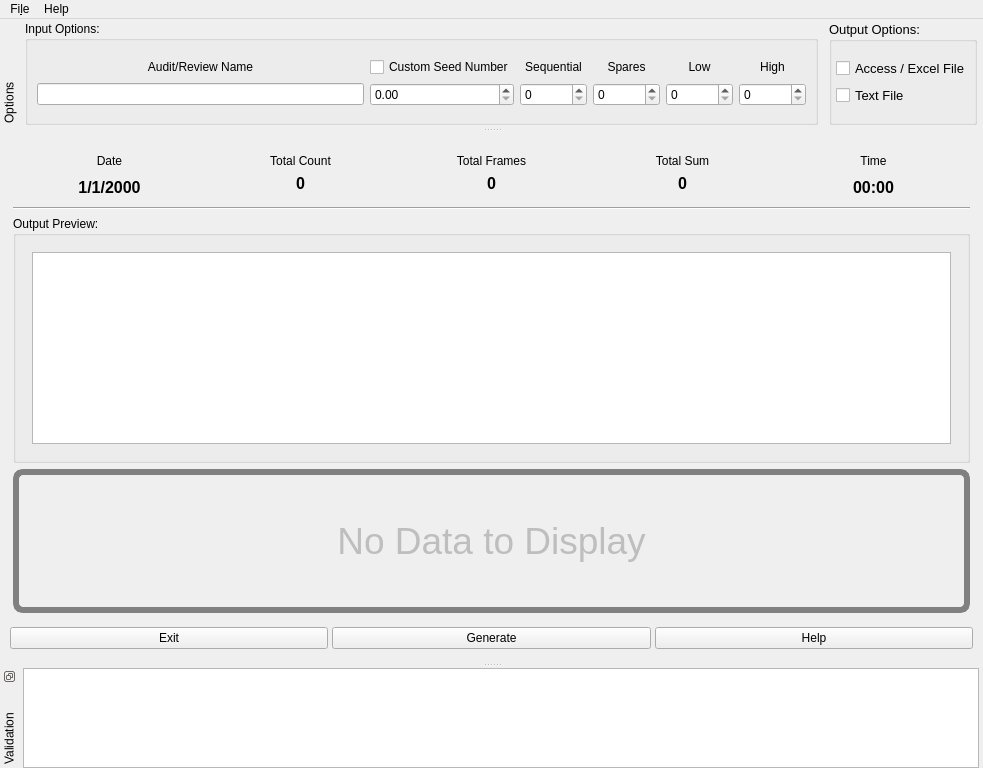
<?xml version="1.0" encoding="UTF-8"?>
<ui version="4.0">
 <class>UIRStatsSSRN</class>
 <widget class="QMainWindow" name="UIRStatsSSRN">
  <property name="geometry">
   <rect>
    <x>0</x>
    <y>0</y>
    <width>983</width>
    <height>768</height>
   </rect>
  </property>
  <property name="windowTitle">
   <string>Single Stage Random Numbers</string>
  </property>
  <widget class="QWidget" name="centralwidget">
   <layout class="QVBoxLayout" name="verticalLayout">
    <item>
     <widget class="QFrame" name="verticalFrame_2">
      <property name="sizePolicy">
       <sizepolicy hsizetype="Preferred" vsizetype="Expanding">
        <horstretch>0</horstretch>
        <verstretch>0</verstretch>
       </sizepolicy>
      </property>
      <layout class="QVBoxLayout" name="verticalLayout_5">
       <property name="leftMargin">
        <number>4</number>
       </property>
       <property name="topMargin">
        <number>4</number>
       </property>
       <property name="rightMargin">
        <number>4</number>
       </property>
       <property name="bottomMargin">
        <number>4</number>
       </property>
       <item>
        <widget class="QFrame" name="m_frmTotals">
         <property name="sizePolicy">
          <sizepolicy hsizetype="Preferred" vsizetype="Fixed">
           <horstretch>0</horstretch>
           <verstretch>0</verstretch>
          </sizepolicy>
         </property>
         <layout class="QHBoxLayout" name="horizontalLayout_5">
          <property name="leftMargin">
           <number>4</number>
          </property>
          <property name="topMargin">
           <number>4</number>
          </property>
          <property name="rightMargin">
           <number>4</number>
          </property>
          <property name="bottomMargin">
           <number>4</number>
          </property>
          <item>
           <layout class="QVBoxLayout" name="verticalLayout_7">
            <item>
             <widget class="QLabel" name="label_7">
              <property name="text">
               <string>Date</string>
              </property>
              <property name="alignment">
               <set>Qt::AlignCenter</set>
              </property>
             </widget>
            </item>
            <item>
             <widget class="QLabel" name="m_lblDate">
              <property name="font">
               <font>
                <pointsize>12</pointsize>
                <weight>75</weight>
                <bold>true</bold>
               </font>
              </property>
              <property name="text">
               <string>1/1/2000</string>
              </property>
              <property name="alignment">
               <set>Qt::AlignCenter</set>
              </property>
             </widget>
            </item>
           </layout>
          </item>
          <item>
           <layout class="QVBoxLayout" name="verticalLayout_8">
            <property name="leftMargin">
             <number>4</number>
            </property>
            <property name="topMargin">
             <number>4</number>
            </property>
            <property name="rightMargin">
             <number>4</number>
            </property>
            <property name="bottomMargin">
             <number>4</number>
            </property>
            <item>
             <widget class="QLabel" name="m_lblTotalRandomNumbersLabel">
              <property name="text">
               <string>Total Count</string>
              </property>
              <property name="alignment">
               <set>Qt::AlignCenter</set>
              </property>
             </widget>
            </item>
            <item>
             <widget class="QLabel" name="m_lblTotalRandomNumbersValue">
              <property name="font">
               <font>
                <pointsize>12</pointsize>
                <weight>75</weight>
                <bold>true</bold>
               </font>
              </property>
              <property name="text">
               <string>0</string>
              </property>
              <property name="alignment">
               <set>Qt::AlignCenter</set>
              </property>
             </widget>
            </item>
           </layout>
          </item>
          <item>
           <layout class="QVBoxLayout" name="verticalLayout_9">
            <property name="leftMargin">
             <number>4</number>
            </property>
            <property name="topMargin">
             <number>4</number>
            </property>
            <property name="rightMargin">
             <number>4</number>
            </property>
            <property name="bottomMargin">
             <number>4</number>
            </property>
            <item>
             <widget class="QLabel" name="m_lblTotalFrameSizeLabel">
              <property name="text">
               <string>Total Frames</string>
              </property>
              <property name="alignment">
               <set>Qt::AlignCenter</set>
              </property>
             </widget>
            </item>
            <item>
             <widget class="QLabel" name="m_lblTotalFrameSizeValue">
              <property name="font">
               <font>
                <pointsize>12</pointsize>
                <weight>75</weight>
                <bold>true</bold>
               </font>
              </property>
              <property name="text">
               <string>0</string>
              </property>
              <property name="alignment">
               <set>Qt::AlignCenter</set>
              </property>
             </widget>
            </item>
           </layout>
          </item>
          <item>
           <layout class="QVBoxLayout" name="verticalLayout_10">
            <property name="leftMargin">
             <number>4</number>
            </property>
            <property name="topMargin">
             <number>4</number>
            </property>
            <property name="rightMargin">
             <number>4</number>
            </property>
            <property name="bottomMargin">
             <number>4</number>
            </property>
            <item>
             <widget class="QLabel" name="m_lblOutputSummationLabel">
              <property name="text">
               <string>Total Sum</string>
              </property>
              <property name="alignment">
               <set>Qt::AlignCenter</set>
              </property>
             </widget>
            </item>
            <item>
             <widget class="QLabel" name="m_lblOutputSummationValue">
              <property name="font">
               <font>
                <pointsize>12</pointsize>
                <weight>75</weight>
                <bold>true</bold>
               </font>
              </property>
              <property name="text">
               <string>0</string>
              </property>
              <property name="alignment">
               <set>Qt::AlignCenter</set>
              </property>
             </widget>
            </item>
           </layout>
          </item>
          <item>
           <layout class="QVBoxLayout" name="verticalLayout_12">
            <item>
             <widget class="QLabel" name="label_9">
              <property name="text">
               <string>Time</string>
              </property>
              <property name="alignment">
               <set>Qt::AlignCenter</set>
              </property>
             </widget>
            </item>
            <item>
             <widget class="QLabel" name="m_lblTime">
              <property name="font">
               <font>
                <pointsize>12</pointsize>
                <weight>75</weight>
                <bold>true</bold>
               </font>
              </property>
              <property name="text">
               <string>00:00</string>
              </property>
              <property name="alignment">
               <set>Qt::AlignCenter</set>
              </property>
             </widget>
            </item>
           </layout>
          </item>
         </layout>
        </widget>
       </item>
       <item>
        <widget class="Line" name="m_line">
         <property name="orientation">
          <enum>Qt::Horizontal</enum>
         </property>
        </widget>
       </item>
       <item>
        <widget class="QGroupBox" name="m_grpOutput">
         <property name="sizePolicy">
          <sizepolicy hsizetype="Preferred" vsizetype="Expanding">
           <horstretch>0</horstretch>
           <verstretch>0</verstretch>
          </sizepolicy>
         </property>
         <property name="title">
          <string>Output Preview:</string>
         </property>
         <layout class="QVBoxLayout" name="verticalLayout_6">
          <property name="leftMargin">
           <number>16</number>
          </property>
          <property name="topMargin">
           <number>16</number>
          </property>
          <property name="rightMargin">
           <number>16</number>
          </property>
          <property name="bottomMargin">
           <number>16</number>
          </property>
          <item>
           <widget class="QTableWidget" name="m_tblOutput">
            <property name="enabled">
             <bool>true</bool>
            </property>
           </widget>
          </item>
         </layout>
        </widget>
       </item>
       <item>
        <widget class="QLabel" name="m_lblNoData">
         <property name="enabled">
          <bool>false</bool>
         </property>
         <property name="sizePolicy">
          <sizepolicy hsizetype="Preferred" vsizetype="Expanding">
           <horstretch>0</horstretch>
           <verstretch>0</verstretch>
          </sizepolicy>
         </property>
         <property name="font">
          <font>
           <pointsize>28</pointsize>
          </font>
         </property>
         <property name="styleSheet">
          <string notr="true">QLabel
{
	border:6px solid gray;
	border-radius:10px;
}</string>
         </property>
         <property name="text">
          <string>No Data to Display</string>
         </property>
         <property name="alignment">
          <set>Qt::AlignCenter</set>
         </property>
        </widget>
       </item>
      </layout>
     </widget>
    </item>
    <item>
     <widget class="QFrame" name="frame">
      <property name="sizePolicy">
       <sizepolicy hsizetype="Preferred" vsizetype="Fixed">
        <horstretch>0</horstretch>
        <verstretch>0</verstretch>
       </sizepolicy>
      </property>
      <layout class="QHBoxLayout" name="horizontalLayout_2">
       <property name="spacing">
        <number>4</number>
       </property>
       <property name="leftMargin">
        <number>1</number>
       </property>
       <property name="topMargin">
        <number>4</number>
       </property>
       <property name="rightMargin">
        <number>1</number>
       </property>
       <property name="bottomMargin">
        <number>4</number>
       </property>
       <item>
        <widget class="QPushButton" name="m_btnExit">
         <property name="sizePolicy">
          <sizepolicy hsizetype="Preferred" vsizetype="Fixed">
           <horstretch>0</horstretch>
           <verstretch>0</verstretch>
          </sizepolicy>
         </property>
         <property name="text">
          <string>Exit</string>
         </property>
         <property name="iconSize">
          <size>
           <width>32</width>
           <height>32</height>
          </size>
         </property>
        </widget>
       </item>
       <item>
        <widget class="QPushButton" name="m_btnGenerate">
         <property name="sizePolicy">
          <sizepolicy hsizetype="Preferred" vsizetype="Fixed">
           <horstretch>0</horstretch>
           <verstretch>0</verstretch>
          </sizepolicy>
         </property>
         <property name="text">
          <string>Generate</string>
         </property>
         <property name="iconSize">
          <size>
           <width>32</width>
           <height>32</height>
          </size>
         </property>
        </widget>
       </item>
       <item>
        <widget class="QPushButton" name="m_btnHelp">
         <property name="sizePolicy">
          <sizepolicy hsizetype="Preferred" vsizetype="Fixed">
           <horstretch>0</horstretch>
           <verstretch>0</verstretch>
          </sizepolicy>
         </property>
         <property name="text">
          <string>Help</string>
         </property>
         <property name="iconSize">
          <size>
           <width>32</width>
           <height>32</height>
          </size>
         </property>
        </widget>
       </item>
      </layout>
     </widget>
    </item>
   </layout>
  </widget>
  <widget class="QDockWidget" name="m_dockOptions">
   <property name="features">
    <set>QDockWidget::DockWidgetMovable|QDockWidget::DockWidgetVerticalTitleBar</set>
   </property>
   <property name="allowedAreas">
    <set>Qt::BottomDockWidgetArea|Qt::TopDockWidgetArea</set>
   </property>
   <property name="windowTitle">
    <string>Options</string>
   </property>
   <attribute name="dockWidgetArea">
    <number>4</number>
   </attribute>
   <widget class="QWidget" name="dockWidgetContents_2">
    <layout class="QVBoxLayout" name="verticalLayout_4">
     <property name="leftMargin">
      <number>4</number>
     </property>
     <property name="topMargin">
      <number>0</number>
     </property>
     <property name="rightMargin">
      <number>4</number>
     </property>
     <property name="bottomMargin">
      <number>0</number>
     </property>
     <item>
      <widget class="QFrame" name="m_frmOptions">
       <layout class="QHBoxLayout" name="horizontalLayout_4">
        <property name="spacing">
         <number>11</number>
        </property>
        <property name="leftMargin">
         <number>2</number>
        </property>
        <property name="topMargin">
         <number>2</number>
        </property>
        <property name="rightMargin">
         <number>2</number>
        </property>
        <property name="bottomMargin">
         <number>2</number>
        </property>
        <item>
         <widget class="QGroupBox" name="m_grpNumberingOptions">
          <property name="sizePolicy">
           <sizepolicy hsizetype="Preferred" vsizetype="Preferred">
            <horstretch>0</horstretch>
            <verstretch>0</verstretch>
           </sizepolicy>
          </property>
          <property name="title">
           <string>Input Options:</string>
          </property>
          <layout class="QGridLayout" name="gridLayout">
           <property name="topMargin">
            <number>16</number>
           </property>
           <property name="bottomMargin">
            <number>16</number>
           </property>
           <item row="0" column="3">
            <widget class="QLabel" name="label_2">
             <property name="text">
              <string>Spares</string>
             </property>
             <property name="alignment">
              <set>Qt::AlignCenter</set>
             </property>
            </widget>
           </item>
           <item row="1" column="2">
            <widget class="QSpinBox" name="m_spnOrder">
             <property name="maximum">
              <number>100000</number>
             </property>
            </widget>
           </item>
           <item row="1" column="1">
            <widget class="QDoubleSpinBox" name="m_spnSeed"/>
           </item>
           <item row="1" column="5">
            <widget class="QSpinBox" name="m_spnHighNumber">
             <property name="maximum">
              <number>100000</number>
             </property>
            </widget>
           </item>
           <item row="1" column="4">
            <widget class="QSpinBox" name="m_spnLowNumber">
             <property name="maximum">
              <number>100000</number>
             </property>
            </widget>
           </item>
           <item row="0" column="2">
            <widget class="QLabel" name="label">
             <property name="text">
              <string>Sequential</string>
             </property>
             <property name="alignment">
              <set>Qt::AlignCenter</set>
             </property>
            </widget>
           </item>
           <item row="0" column="4">
            <widget class="QLabel" name="label_3">
             <property name="text">
              <string>Low</string>
             </property>
             <property name="alignment">
              <set>Qt::AlignCenter</set>
             </property>
            </widget>
           </item>
           <item row="0" column="5">
            <widget class="QLabel" name="label_4">
             <property name="text">
              <string>High</string>
             </property>
             <property name="alignment">
              <set>Qt::AlignCenter</set>
             </property>
            </widget>
           </item>
           <item row="1" column="3">
            <widget class="QSpinBox" name="m_spnSpares">
             <property name="maximum">
              <number>100000</number>
             </property>
            </widget>
           </item>
           <item row="1" column="0">
            <widget class="QLineEdit" name="m_txtAuditName"/>
           </item>
           <item row="0" column="0">
            <widget class="QLabel" name="label_6">
             <property name="text">
              <string>Audit/Review Name</string>
             </property>
             <property name="alignment">
              <set>Qt::AlignCenter</set>
             </property>
            </widget>
           </item>
           <item row="0" column="1">
            <widget class="QCheckBox" name="m_chkCustomSeed">
             <property name="text">
              <string>Custom Seed Number</string>
             </property>
             <property name="checked">
              <bool>false</bool>
             </property>
            </widget>
           </item>
          </layout>
         </widget>
        </item>
        <item>
         <widget class="QGroupBox" name="m_grpOutputOptions">
          <property name="sizePolicy">
           <sizepolicy hsizetype="Preferred" vsizetype="Preferred">
            <horstretch>0</horstretch>
            <verstretch>0</verstretch>
           </sizepolicy>
          </property>
          <property name="font">
           <font>
            <pointsize>10</pointsize>
           </font>
          </property>
          <property name="title">
           <string>Output Options:</string>
          </property>
          <layout class="QVBoxLayout" name="verticalLayout_2">
           <property name="leftMargin">
            <number>4</number>
           </property>
           <property name="topMargin">
            <number>16</number>
           </property>
           <property name="rightMargin">
            <number>4</number>
           </property>
           <property name="bottomMargin">
            <number>16</number>
           </property>
           <item>
            <widget class="QCheckBox" name="m_chkCSVOutput">
             <property name="text">
              <string>Access / Excel File</string>
             </property>
            </widget>
           </item>
           <item>
            <widget class="QCheckBox" name="m_chkTextOutput">
             <property name="text">
              <string>Text File</string>
             </property>
            </widget>
           </item>
          </layout>
         </widget>
        </item>
       </layout>
      </widget>
     </item>
    </layout>
   </widget>
  </widget>
  <widget class="QMenuBar" name="menuBar">
   <property name="geometry">
    <rect>
     <x>0</x>
     <y>0</y>
     <width>983</width>
     <height>25</height>
    </rect>
   </property>
   <widget class="QMenu" name="menuFile">
    <property name="title">
     <string>Fi&amp;le</string>
    </property>
    <addaction name="actionRecent"/>
    <addaction name="separator"/>
    <addaction name="actionExit"/>
   </widget>
   <widget class="QMenu" name="menuHelp">
    <property name="title">
     <string>Help</string>
    </property>
    <addaction name="actionSingle_Stage_Random_Numbers_Help_Guide"/>
    <addaction name="actionAbout"/>
   </widget>
   <addaction name="menuFile"/>
   <addaction name="menuHelp"/>
  </widget>
  <widget class="QDockWidget" name="m_dockOutput">
   <property name="maximumSize">
    <size>
     <width>524287</width>
     <height>100</height>
    </size>
   </property>
   <property name="features">
    <set>QDockWidget::DockWidgetFloatable|QDockWidget::DockWidgetMovable|QDockWidget::DockWidgetVerticalTitleBar</set>
   </property>
   <property name="allowedAreas">
    <set>Qt::BottomDockWidgetArea|Qt::TopDockWidgetArea</set>
   </property>
   <property name="windowTitle">
    <string>Validation</string>
   </property>
   <attribute name="dockWidgetArea">
    <number>8</number>
   </attribute>
   <widget class="QWidget" name="dockWidgetContents">
    <layout class="QVBoxLayout" name="verticalLayout_11">
     <property name="leftMargin">
      <number>4</number>
     </property>
     <property name="topMargin">
      <number>0</number>
     </property>
     <property name="rightMargin">
      <number>4</number>
     </property>
     <property name="bottomMargin">
      <number>0</number>
     </property>
     <item>
      <widget class="QListWidget" name="m_lstErrorConsole">
       <property name="sizePolicy">
        <sizepolicy hsizetype="Expanding" vsizetype="Expanding">
         <horstretch>0</horstretch>
         <verstretch>0</verstretch>
        </sizepolicy>
       </property>
       <property name="maximumSize">
        <size>
         <width>16777215</width>
         <height>16777215</height>
        </size>
       </property>
       <property name="styleSheet">
        <string notr="true"/>
       </property>
      </widget>
     </item>
    </layout>
   </widget>
  </widget>
  <action name="actionRecent">
   <property name="text">
    <string>&amp;Recently Used</string>
   </property>
  </action>
  <action name="actionExit">
   <property name="text">
    <string>&amp;Exit</string>
   </property>
  </action>
  <action name="actionSingle_Stage_Random_Numbers_Help_Guide">
   <property name="text">
    <string>&amp;Help Topics</string>
   </property>
  </action>
  <action name="actionAbout">
   <property name="text">
    <string>&amp;About</string>
   </property>
  </action>
 </widget>
 <tabstops>
  <tabstop>m_txtAuditName</tabstop>
  <tabstop>m_chkCustomSeed</tabstop>
  <tabstop>m_spnSeed</tabstop>
  <tabstop>m_spnOrder</tabstop>
  <tabstop>m_spnSpares</tabstop>
  <tabstop>m_spnLowNumber</tabstop>
  <tabstop>m_spnHighNumber</tabstop>
  <tabstop>m_chkCSVOutput</tabstop>
  <tabstop>m_chkTextOutput</tabstop>
  <tabstop>m_tblOutput</tabstop>
  <tabstop>m_btnExit</tabstop>
  <tabstop>m_btnGenerate</tabstop>
  <tabstop>m_btnHelp</tabstop>
  <tabstop>m_lstErrorConsole</tabstop>
 </tabstops>
 <resources/>
 <connections/>
</ui>
